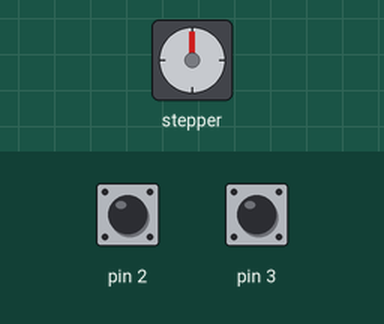
This sketch was run on a simulated Arduino Uno, built with avr-gcc and run on an emulated ATmega328P. On the bench: stepper motor. The inputs (shaded band) are chosen by the test bench; at power-on: pin 2 HIGH, pin 3 HIGH. Stepper angles assume 2048 steps per turn.

Above: at 1.2 s.
1.3 s: pin 2 pulled LOW for 0.15 s
At 1.75 s:
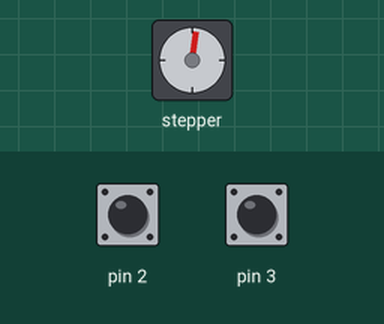
At 2.35 s:
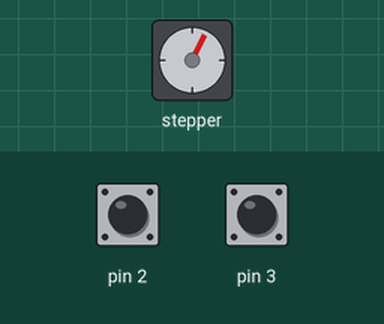
4.3 s: pin 2 pulled LOW for 1 s
7.5 s: pin 2 pulled LOW for 3.2 s
12.2 s: pin 2 pulled LOW for 0.15 s
At 12.36 s:
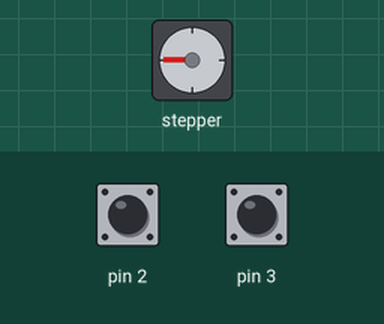
15.2 s: pin 3 pulled LOW for 1 s
Timing chart, 0 to 19.4 s (numbered marks = the images above; inputs shaded):
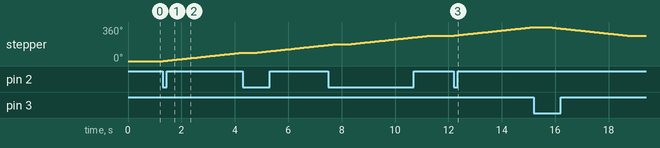

Measured:
- after the input at 1.3 s, stepper: keeps turning clockwise at about 30°/s, starting at once
- after the input at 12.2 s, stepper: keeps turning clockwise at about 30°/s, starting at once

The sketch:

Lab1_PartJ.ino
```cpp
#include <Stepper.h>

const int stepsPerRevolution = 2048;  // 32 steps * 64:1 gearhead
Stepper myStepper(stepsPerRevolution, 8, 10, 9, 11);
void setup() {
  myStepper.setSpeed(5);
  pinMode(2, INPUT_PULLUP);
  pinMode(3, INPUT_PULLUP);
}


void loop() {
  // step one revolution  in one direction:
  if (!digitalRead(2)) {
    myStepper.step(stepsPerRevolution/4);
    delay(500);
  }

  // step one revolution in the other direction:
  if (!digitalRead(3)) {
    myStepper.step(-stepsPerRevolution/4);
    delay(500);
  }

}
```
